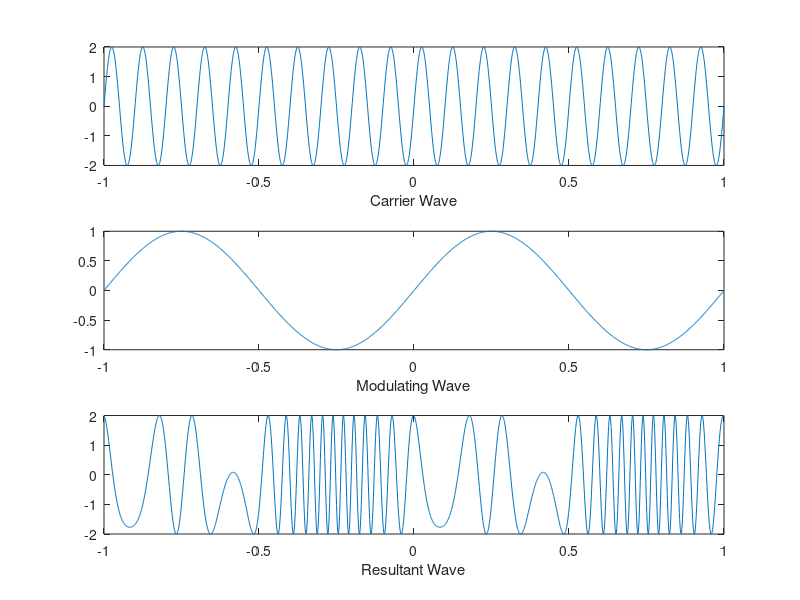

Write the MATLAB code that produced this figure.
clc
clear all
close all
%%
t = -1:0.001:1;
f_c = 10;
f_m = 1;
k = 20;
v_c_amplitude = 2;
v_m_amplitude = 1;
phase = 30*pi/180;
v_c = v_c_amplitude*sin(2*pi*f_c*t);
v_m = v_m_amplitude*sin(2*pi*f_m*t);
v_pm = v_c_amplitude*sin(2*pi*f_c*t + phase +(k*v_m_amplitude).*cos(2*pi*f_m*t));
figure;
subplot(3, 1, 1);
plot(t, v_c);
xlabel('Carrier Wave');
subplot(3, 1, 2);
plot(t, v_m);
xlabel('Modulating Wave');
subplot(3, 1, 3);
plot(t, v_pm);
xlabel('Resultant Wave');